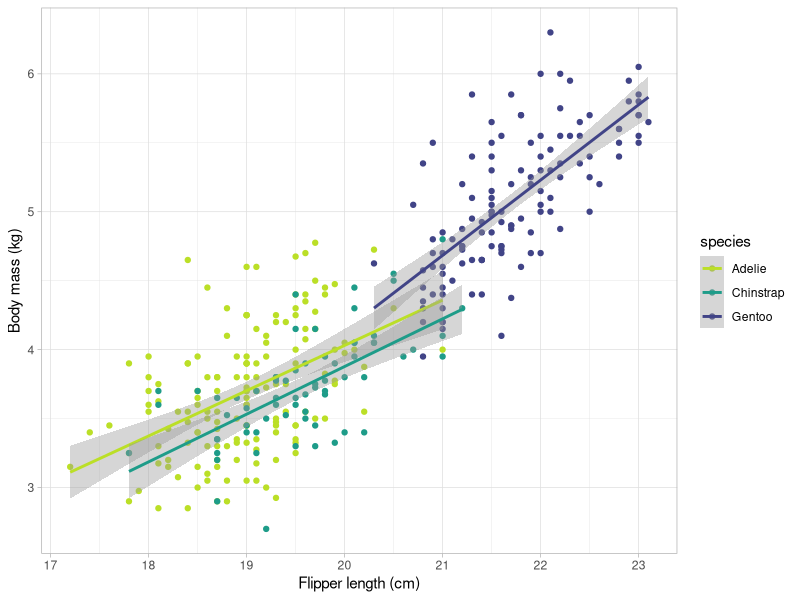

Reproduce this figure in R.
## ---- chunk 1
 #| echo: false
library(palmerpenguins)
library(tidyverse)
library(magrittr)

head(penguins)
## ---- chunk 2
penguins %>% group_by(species) %>%
	summarise(n = n(), mass = mean(body_mass_g, na.rm = T), se = sd(body_mass_g, na.rm = T)/sqrt(n))
## ---- chunk 3
#| echo: false

library(viridis)

ggplot(penguins, aes(x = flipper_length_mm/10, y = body_mass_g/1000, colour = species)) +
	geom_point() +
	geom_smooth(method = 'lm') +
	scale_colour_viridis(option = "D", begin = 0.9, end = 0.2, discrete = TRUE) +
	xlab("Flipper length (cm)") +
	ylab("Body mass (kg)") +
	theme_light()

## ---- chunk 4
#| echo:false
#| 
summary(lm(body_mass_g ~ species*flipper_length_mm, data = penguins))
